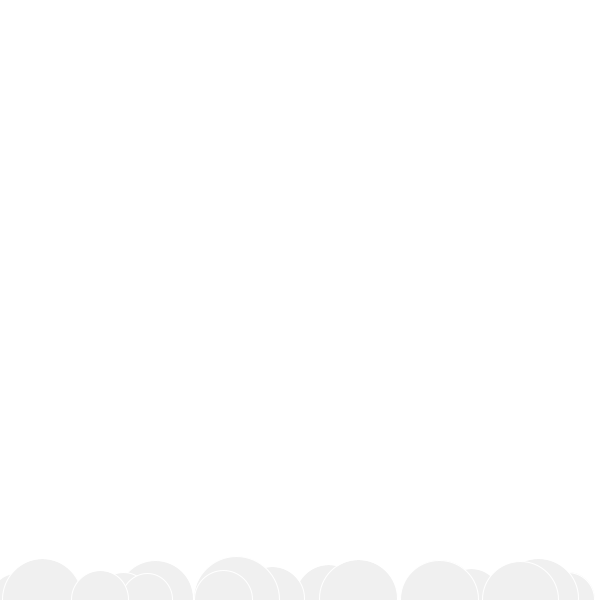
Frame 1 (no input)
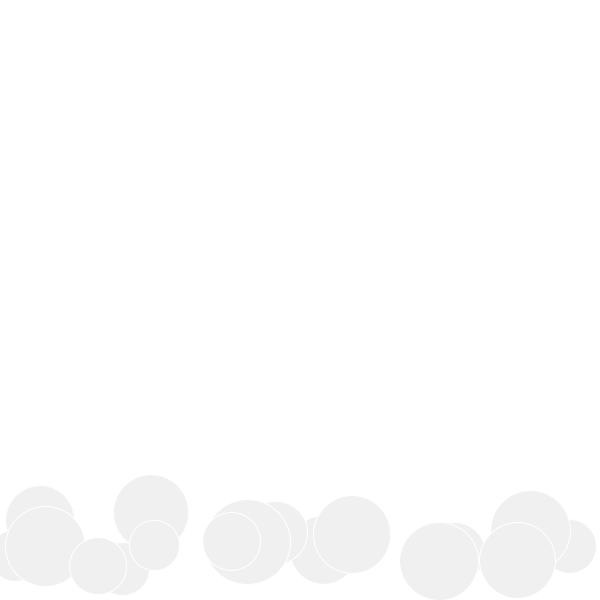
Frame 60 (the mouse pressed at the canvas centre just before this capture)
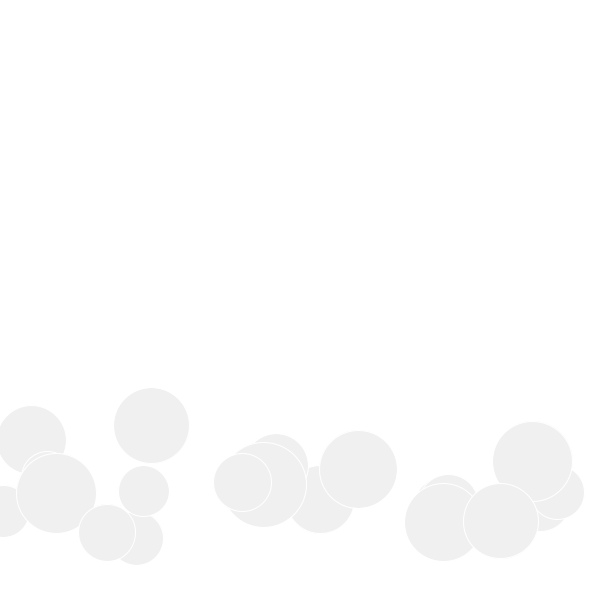
Frame 120 (the mouse held since frame 60 and released just before this capture)

The Processing sketch that drew these frames (run headless with seeded random() and noise(); from frame 60 on, the mouse is pressed at the canvas centre):

// Processing sketch: bubbles
// ── bubbles.pde
Bubble[] bubbles=new  Bubble[20]; 


void setup()
{
size(600,600);
for(int i=0;i<bubbles.length;i++)
{

bubbles[i]=new Bubble(random(50,90));
}
}

void draw()
{
background(255);


for (int i=0;i<bubbles.length;i++)
{
 
bubbles[i].ascend();

bubbles[i].shoot();

bubbles[i].hit();

}}

// ── bubble.pde
class Bubble
{
float x,y,radii,yspeed;



Bubble( float r)
{
  x=random(width);
y=height;

  radii=r;
  yspeed=random(0.5,1.5);
}

void shoot()
{
  fill(240);
  stroke(255);
circle(x,y,radii);
}
void ascend()
{
y=y-yspeed;
x=x+random(-2,2);
//delay(200);
}

void hit()
{
  if(y<=0){
  y=height;
}}
}
